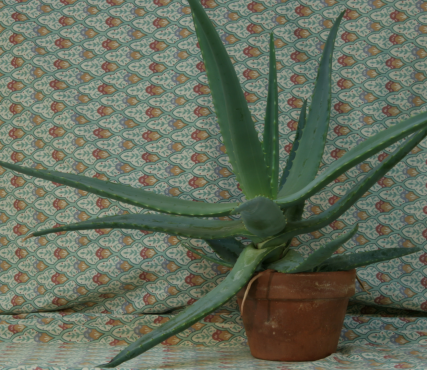
#> input picture Week3/4. Stereo matching/Vấn đề khi ảnh có độ sáng khác nhau /Aloe_left_1.png, 427 x 370 px
$ python stereo_matching_SM2.py
#> lines starting #> are read from the running program, lines starting #| are printed output that depends on the picture
# Phuong phap dua vao window (SM2)

import numpy as np
from PIL import Image


def stereo_matching_sdd(left_img, right_img, kernel_size, disparity_range):

#> called with left_img = 'Aloe_left_1.png', right_img = 'Aloe_right_1.png', kernel_size = 5, disparity_range = 64
    left_img = Image.open(left_img).convert('L')
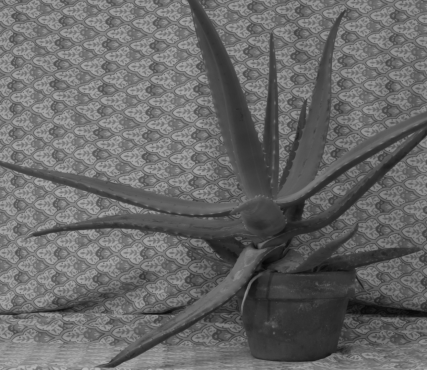
#> left_img: PIL image 427x370 L; min 5, max 184, mean 104.3
    left = np.asarray(left_img)
    right_img = Image.open(right_img).convert('L')
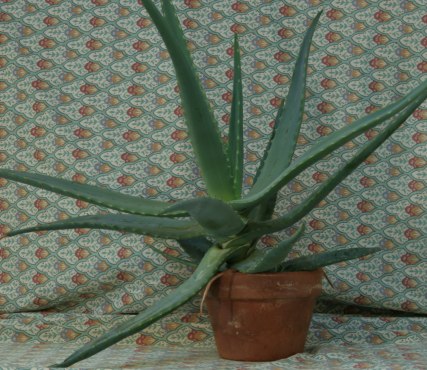
#> input picture Week3/4. Stereo matching/Vấn đề khi ảnh có độ sáng khác nhau /Aloe_right_1.png, 427 x 370 px
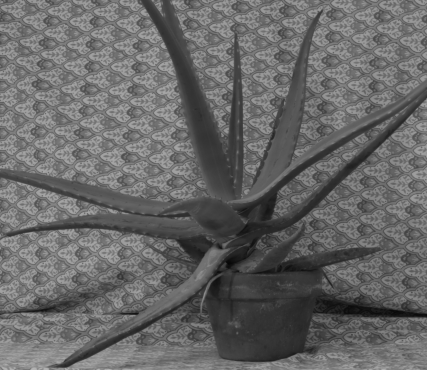
#> right_img: PIL image 427x370 L; min 6, max 180, mean 103.1
    right = np.asarray(right_img)

    # cho truoc chieu rong va chieu cao cua anh
    height = 370
    width = 427

    # tao disparity map
    depth = np.zeros((height, width), np.uint8)

    kernel_half = int((kernel_size - 1) / 2)
    scale = 255 / disparity_range

    for y in range(kernel_half, height - kernel_half):
        for x in range(kernel_half, width - kernel_half):

            # tim j tai do cost co gia tri min
            disparity = 0
            cost_min = 100000000
            for j in range(disparity_range):
                ssd = 0
                ssd_temp = 0

                for v in range(-kernel_half, kernel_half):
                    for u in range(-kernel_half, kernel_half):
                        if (x + u) - j >= 0:
                            ssd_temp = (int(left[y+v, x+u]) -
                                    int(right[y+v, (x + u) - j]))**2
                            ssd += ssd_temp
                if ssd < cost_min:
                    cost_min = ssd
                    disparity = j

            # Gan j cho cost_min vao disparity map
            depth[y, x] = disparity*scale
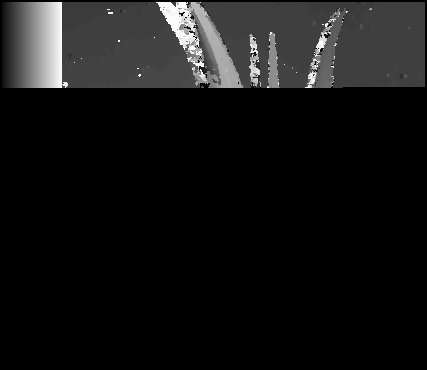
#> depth: shape (370, 427); min 0, max 251, mean 20.5

    # Chuyen du lieu tu ndarray sang kieu Image va luu xuong file
    Image.fromarray(depth).save('disparity_map_ssd_1.png')


if __name__ == '__main__':
    disparity_range = 64  # Cho cặp ảnh Aloe
    kernel_size = 5
#> (the run stopped early here; a loop or call above may not have finished)
